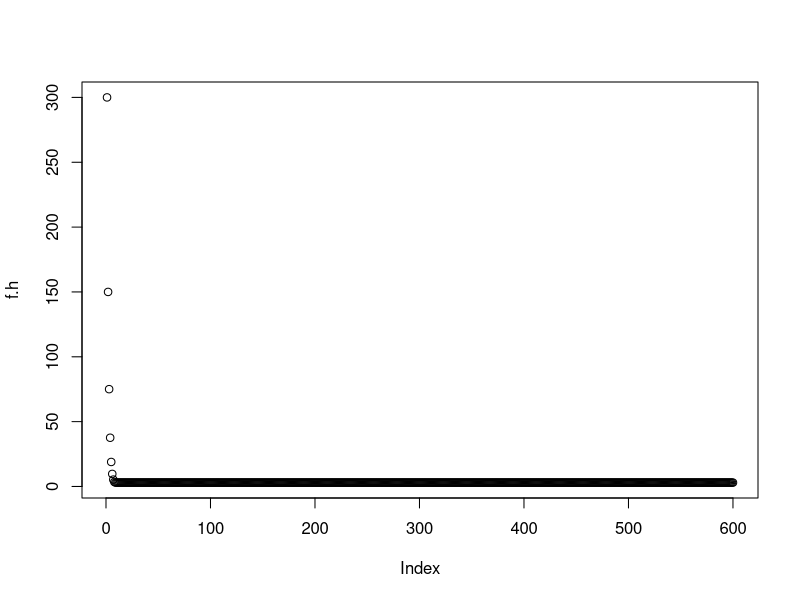

Write R code to recreate this figure.
#### Problem 1 ####
# 1a
x <- c(2, 10, 57, NA, 7.6, NA, 200, 9)
# 1b
s.ten <- NULL

index <- NULL
y<- NULL
for (i in 1:length(x)) {
    if (!is.na(x[i])) {
        y <- c(y, x[i])
    }
    if (x[i] < 10 && !is.na(x[i] )) {
        s.ten <- c(s.ten, x[i])
        index<- c(index,i)
    }
}
s.ten

# 1c
index

# 1d
sd(y)

# 1e
sum(is.na(x))

# 1f
y

#### Problem 2 ####

# 2a
n <- 3
n.i<- 1
for (i in 2:n) {
    n.i<- (n.i^2 + 9) / (2 * n.i)
}
n.i

# 2b
n <- 500
n.i <- 1
f.h<- n.i
for (i in 2:n) {
    n.i <- (n.i ^ 2 + 9) / (2 * n.i)
    f.h<- c(f.h, n.i)
}
f.h
# Converges to 3.

# 2c
n <- 600
n.i <- 300
f.h <- n.i
for (i in 2:n) {
    n.i <- (n.i ^ 2 + 9) / (2 * n.i)
    f.h <- c(f.h, n.i)
}
f.h

# Yes, it converges to the value 3.

# 2d
n <- 10
n.i <- -500
f.h <- n.i
for (i in 2:n) {
    n.i <- (n.i ^ 2 + 9) / (2 * n.i)
    f.h <- c(f.h, n.i)
}
f.h
# Yes, because when the value of x1, n.i, is negative it converg

# 2e
n <- 600
n.i <- 300
f.h <- n.i
for (i in 2:n) {
    n.i <- (n.i ^ 2 + 9) / (2 * n.i)
    f.h <- c(f.h, n.i)
}
f.h
plot(f.h)

